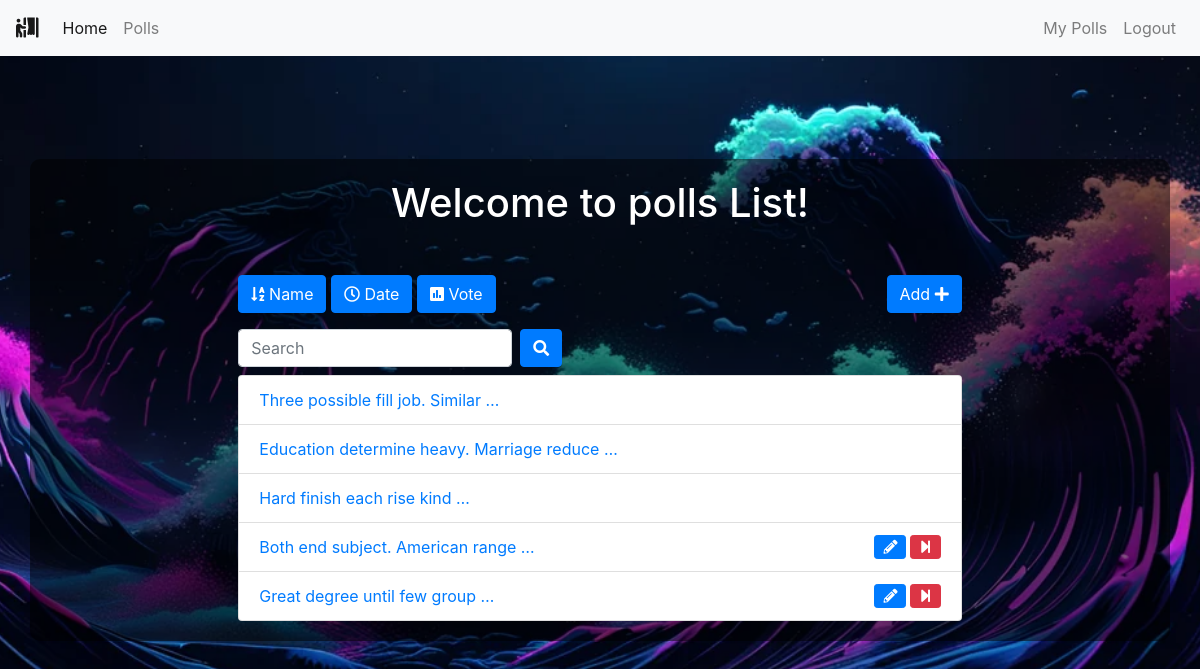
/polls/list/ (signed in), run on the app's committed database.
### polls/models.py (models this page shows, shortened)
class Poll(models.Model):
    owner = models.ForeignKey(User, on_delete=models.CASCADE)
    text = models.TextField()
    pub_date = models.DateTimeField(default=timezone.now)
    active = models.BooleanField(default=True)
    created_at = models.DateTimeField(auto_now_add=True)

### polls/views.py (the view)
# urls.py: path('list/', views.polls_list, name='list'),
@login_required()
def polls_list(request):
    all_polls = Poll.objects.all()
    search_term = ''
    if 'name' in request.GET:
        all_polls = all_polls.order_by('text')
    if 'date' in request.GET:
        all_polls = all_polls.order_by('pub_date')
    if 'vote' in request.GET:
        all_polls = all_polls.annotate(Count('vote')).order_by('vote__count')
    if 'search' in request.GET:
        search_term = request.GET['search']
        all_polls = all_polls.filter(text__icontains=search_term)
    paginator = Paginator(all_polls, 6)  # Show 6 contacts per page
    page = request.GET.get('page')
    polls = paginator.get_page(page)
    get_dict_copy = request.GET.copy()
    params = get_dict_copy.pop('page', True) and get_dict_copy.urlencode()
    context = {
        'polls': polls,
        'params': params,
        'search_term': search_term,
    }
    return render(request, 'polls/polls_list.html', context)

### polls/templates/polls/polls_list.html (shortened to what this page needs)
{% extends 'base.html' %}
{% load static %}
{% block custom_css %}
<link rel="stylesheet" href="{% static 'css/styles1.css' %}">
{% endblock custom_css %}
{% block content %}
<div class="container">
    <div class="row">
        <div class="col-md-8 offset-sm-2">
            <h1 class="text-center mb-5">Welcome to polls List!</h1>
            <a class="btn btn-{% if 'name' in request.GET %}warning{% else %}primary{% endif %} mb-3" href="?name=True"
                role="button"><i class="fas fa-sort-alpha-down"></i>
                Name</a>
            <a class="btn btn-{% if 'date' in request.GET %}warning{% else %}primary{% endif %} mb-3" href="?date=True"
                role="button"><i class="far fa-clock"></i> Date</a>
            <a class="btn btn-{% if 'vote' in request.GET %}warning{% else %}primary{% endif %} mb-3" href="?vote=True"
                role="button"><i class="fas fa-poll"></i> Vote</a>
            <a class="btn btn-primary mb-3 float-right" href="{% url 'polls:add' %}" role="button">Add <i class="fas fa-plus"></i></a>
            <form class="form-inline">
                <div class="form-group mr-sm-2 mb-2">
                    <input type="search" class="form-control" name="search" placeholder="Search" value={{ search_term }}>
                </div>
                <button type="submit" class="btn btn-primary mb-2"><i class="fas fa-search"></i></button>
            </form>
            <ul class="list-group">
                {% for poll in polls %}
                <li class="list-group-item"><a href="{% url 'polls:detail' poll.id %}">{{ poll.text|truncatewords:5 }}
                    </a>
                    {% if request.user == poll.owner %}
                    {% if poll.active %}
                    <a href="{% url 'polls:end_poll' poll.id %}" data-toggle="tooltip" data-placement="top" title="End Poll"
                        onclick="return confirm('Are you sure ?')"><i class="fas fa-step-forward float-right btn btn-danger btn-sm"></i></a>
                    {% endif %}
                    <a href="{% url 'polls:edit' poll.id %}" class="mr-3" data-toggle="tooltip" data-placement="top"
                        title="Edit Poll"><i class="fas fa-pencil-alt float-right btn btn-primary btn-sm mr-1"></i></a>
                    {% endif %}
                </li>
                {% endfor %}
            </ul>
        </div>
    </div>
</div>
{% endblock content %}

### static/css/styles1.css (style rules this page uses)
html, body { height: 100%; margin: 0; padding: 0; }
body { background-image: url('1.jpg'); background-size: cover; background-position: center; display: flex; justify-content: center; align-items: center; }
form { width: 100%; max-width: 400px; }
h2, label, h1, h3 { color: white; }
.container { background-color: rgba(0, 0, 0, 0.5); padding: 20px; border-radius: 10px; }

### data on the page
Poll: text "Three possible fill job. Similar …"
Poll: text "Education determine heavy. Marriage reduce …"
Poll: text "Hard finish each rise kind …"
Poll: text "Both end subject. American range …", active True (drawn)
Poll: text "Great degree until few group …", active True (drawn)
